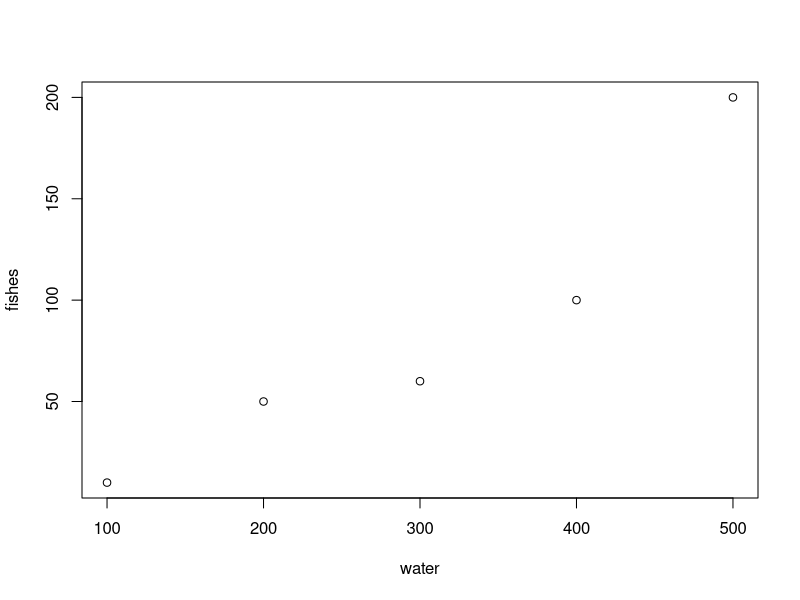

R code for this plot:
# this is my first code in github
# here are the input data 
# Costanza data on streams
water <- c(100, 200, 300, 400, 500)
water

# Marta data on fishes genomes
fishes <- c(10, 50, 60, 100, 200)
fishes

#plot the diversity of the fishes (y) versus the amount of water (x) (puoi separare dopo la virgola)
plot(water,fishes)
